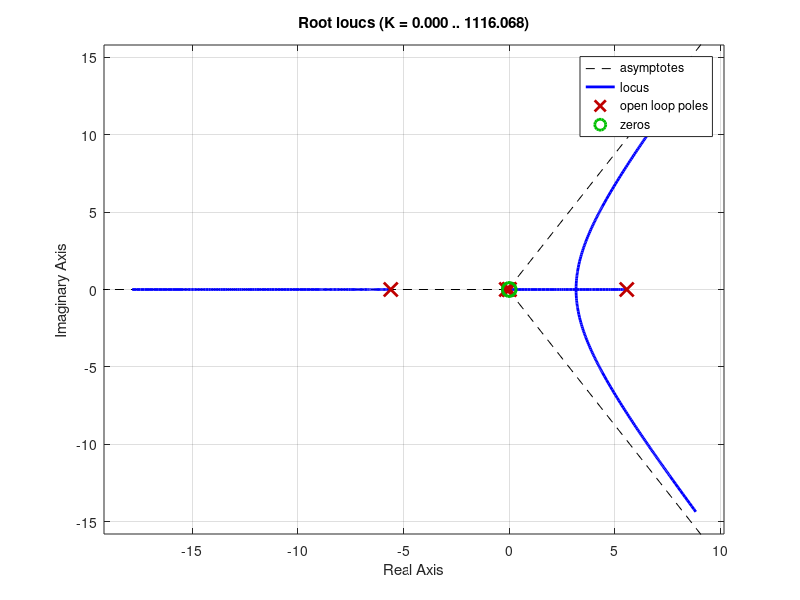

Write MATLAB code to recreate this figure.
M = 0.5;
m = 0.2;
b = 0.1;
I = 0.006;
l = 0.3;
g = 9.8;
q = (I+m*l*l)*(M+m) - (m*l)^2;

s = tf('s');

P_pend = ((m*l*s^2)/q)/(s^4 + (b*(I+m*l*l)*s^3)/q - ((M+m)*m*g*l*s^2)/q - b*m*g*l*s/q);
P_cart = (((I+m*l*l)*s^2-m*g*l)/q)/(s^4 + (b*(I+m*l*l)*s^3)/q - ((M+m)*m*g*l*s^2)/q - b*m*g*l*s/q);
C = 1/s;

rlocus(P_pend*C);

K = 30;
t = 0:0.01:10;
T = feedback(P_pend,C);
%impulse(T,t);
%title('Open Loop Impulse Response to Root Locus Compensation for pole at 0 and zeroes at -3 and -4');

